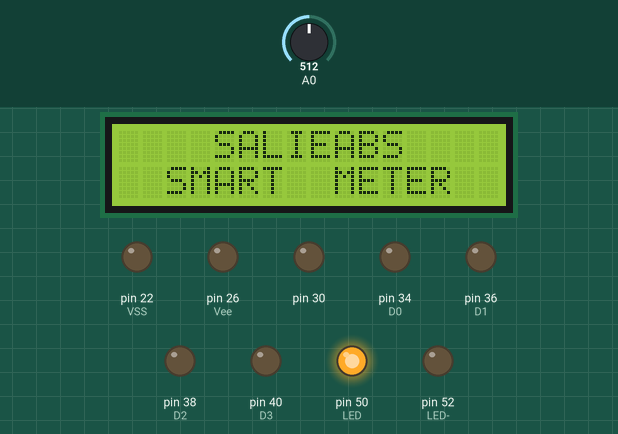
A sketch run on a simulated Arduino Mega 2560, built with avr-gcc and run on an emulated ATmega2560. Shown: 16×2 character LCD, output pins drawn as LEDs (lit = HIGH). The test bench sets the inputs (shaded band); at power-on: A0 = 512. The local clock reads 2024-03-15 10:24:30 at power-on unless the sketch sets it; pins used as bus, display or sensor lines are not drawn; what the sketch prints to the serial monitor is not drawn.

Above: at 0.1 s.
At 2.1 s:
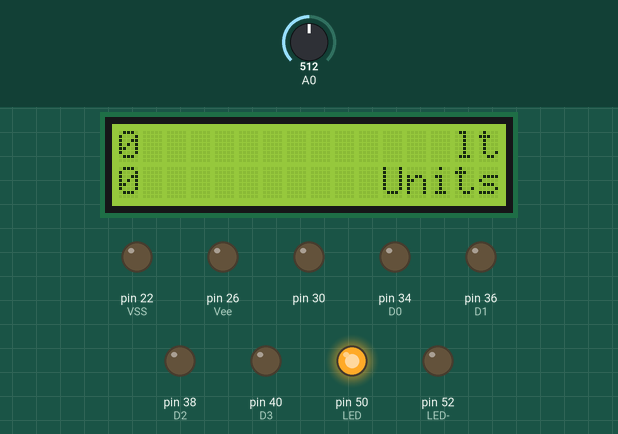

The sketch:

flow_meter_demo_scmc.ino
```cpp
#include <LiquidCrystal.h>
/*#include "SIM900.h"          //Include library for SIM900 GSM modem
#include "inetGSM.h"        //Include library for GPRS
#include "sms.h"            //include library for SMS
#include "call.h"*/
#include <SoftwareSerial.h>
#include <DS1307.h>
#include<Wire.h>
#include <OneWire.h>

double litres;        //Serial 0 value in website
String Litre_Str;          //Litre string
unsigned long litres_long=0;
String lit_total;           //Sum value String
//double Sum;                  //Sum of litres
unsigned long Sum = 0;
char Litre_chr[40];
unsigned long units;

int flag=1;              //One time execution flag for manipulation
int condition=0;
String Date;
String T_ime;
String DAT_M;
String MONTH;
String YEAR;
String Correct_DATE;
//char Number[]="+918682846199";
unsigned long PreviousTime=0;
unsigned long CurrentTime=0;
unsigned long  sensorValue = 0;        // value read from the pot


DS1307 rtc(SDA, SCL);
/*InetGSM inet;              //Instatnce of GPRS
SMSGSM sms;                //Instance of SMS
CallGSM notify;*/

boolean started = false;

int devID = 4;

LiquidCrystal lcd(28, 32, 42, 44, 46, 48);


void setup()
{

  Serial.begin(9600);
  Serial.println("Setup_begin");
  pinMode(22,OUTPUT);   //VSS
  digitalWrite(22,LOW);
  pinMode(24,OUTPUT);   //Vcc
  digitalWrite(24,HIGH);
  pinMode(26,OUTPUT);   //Vee
  digitalWrite(26,LOW);
  pinMode(30,OUTPUT);   //R/W
  digitalWrite(30,LOW);
  pinMode(34,OUTPUT);   //D0
  digitalWrite(34,LOW);
  pinMode(36,OUTPUT);   //D1
  digitalWrite(36,LOW);
  pinMode(38,OUTPUT);   //D2
  digitalWrite(38,LOW);
  pinMode(40,OUTPUT);   //D3
  digitalWrite(40,LOW);
  pinMode(50,OUTPUT);   //LED+
  digitalWrite(50,HIGH);
  pinMode(52,OUTPUT);   //LED-
  digitalWrite(52,LOW);
   lcd.begin(16, 2);
  lcd.clear();
  lcd.setCursor(4, 0);
  lcd.print("SALIEABS");
  lcd.setCursor(0, 1);
  lcd.print("  SMART  METER  ");
   delay(2000);
  // startmodem();

  rtc.begin();
  rtc.halt(false);
  Serial.println("Setup_End");
  //delay(10000);
}

void loop()
{
 flowCal();
  RTC();
  print2Serial();
  showLCD(litres_long,units);
/*  CurrentTime=millis();
  if(CurrentTime-PreviousTime>=86400000)             //43200000 for half day  //86400000 for one day
  {
    startmodem();
    send2Falcon();
    PreviousTime=millis();
  }*/
}

/*void startmodem(void)
{
  if (gsm.begin(2400))                      //Begin GSM modem at 2400 bits per second
  {
    Serial.println("READY");                //If modem responds, print ready and update 'started' variable.
    started = true;
  }
  else
  {
    Serial.println("IDLE");                //If modem does not respond, print "IDLE"
  }
}*/


void flowCal()
{
  sensorValue = analogRead(A0);
  if (sensorValue <=750)
  {
    flag++;
      if(flag==1)
        {
          litres_long=litres_long+1;
          Litre_Str=String(litres_long);
          units=(litres_long/1000);
        }

  }
 else
 {
   flag=0;
   Litre_Str=String(litres_long);
 }
}


void print2Serial()
{
  Serial.println(Correct_DATE);
  Serial.print('\t');
  Serial.print(T_ime);
  Serial.print('\t');
  //Serial.print(FlowFrequency);
  Serial.print('\t');
  Serial.print(litres_long);
  Serial.print('\t');
  //Serial.println(lit_total);
}

void showLCD(long thisSample,unsigned long cumulative)
{
  lcd.clear();
  lcd.setCursor(14, 0);
  lcd.print("lt");
   lcd.setCursor(0, 0);
  lcd.print(thisSample);
  lcd.setCursor(11, 1);
  lcd.print("Units");
  lcd.setCursor(0, 1);
  lcd.print(cumulative);
}

void RTC()
{
  Date =rtc.getDateStr();
  DAT_M= Date.substring(0, 2);
  MONTH= Date.substring(3, 5);
  YEAR = Date.substring(6, 10);
  Correct_DATE=DAT_M +"/"+MONTH +"/"+YEAR;

  //Serial.println(Correct_DATE);
  T_ime =rtc.getTimeStr();
  //Serial.println(T_ime);
}


/*void send2Falcon()
{
  int numdata = 0;
  char msg[10];

  if (started)
  {
    //GPRS attach, put in order APN, username and password.
    //If no needed auth let them blank.
    if (inet.attachGPRS("airtelgprs.com", "", ""))
      Serial.println("ATT");
    else
      Serial.println("ERR");
    delay(1000);

    //Read IP address.
    gsm.SimpleWriteln("AT+CIFSR");
    delay(5000);
    //Read until serial buffer is empty.
    gsm.WhileSimpleRead();

    //Prepare the REST API string by adding PPS in analog0 value and valve status in digital0 value
    String jsn = "/json/AddTrackDetails.aspx?deviceid=";
    jsn = jsn + String(devID);
    jsn = jsn + "&datetime=";
    jsn = jsn + Correct_DATE;
    jsn = jsn + "%20";
    jsn = jsn + T_ime;
    jsn = jsn + "&analog0=";
    jsn = jsn + Litre_Str;
    jsn = jsn + "&analog1=";
    jsn = jsn + String(units);
    jsn = jsn  +"&analog2=0&analog3=0&analog4=0&analog5=0&digital0=0";
    jsn = jsn + "&digital1=0&digital2=0&digital3=0&digital4=0&digital5=0";
    jsn = jsn +"&serial0=0";
    // jsn = jsn + Litre_Str;
    jsn = jsn +"&serial1=0";
    jsn = jsn +"&serial2=0&serial3=0&latitude=+11.6550853&longitude=+78.1531832&keypad=0&customstring=SCMC";

    numdata = inet.httpGET("track.salieabs.com", 80, &jsn[0], msg, 10);

    //Print the results.
    Serial.print("JSON: ");
    Serial.println(jsn);
    Serial.println("size:");
    Serial.println(numdata);
    Serial.println("Data:");
    //Serial.println(msg);
  }
}*/
```
